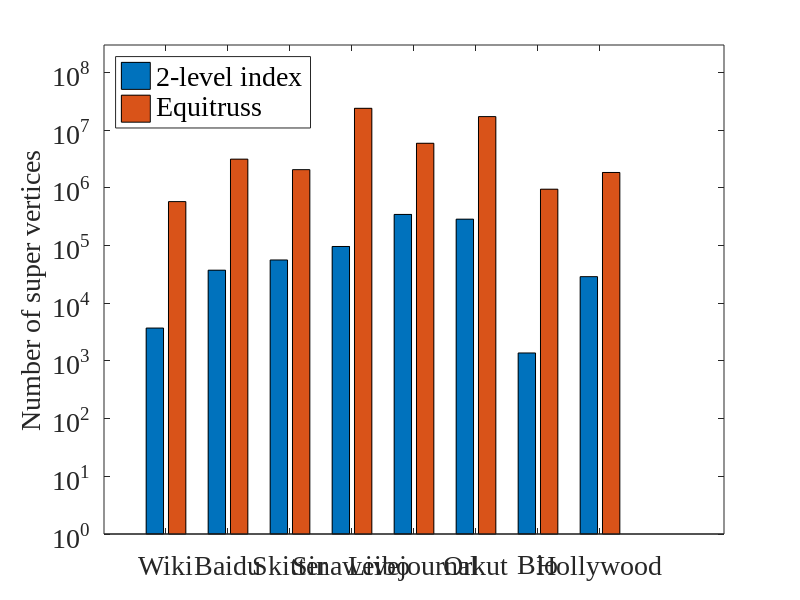

MATLAB code to generate this figure: (Note: this script raises an error after producing the figure.)
close all;
clear;
load('graphsize.mat');

title_string = {'Wiki' ...
    'Baidu' ...
    'Skitter' ...
    'Sinaweibo' ...
    'Livejournal' ...
    'Orkut' ...        
    'Bio'...
    'Hollywood'};

% Sequence on file:
% facebook, wiki, skitter, baidu, Livejournal, 
% orkut, sinaweibo, hollywood, bio
sequence = [2 4 3 7 5 6 9 8];
twolevelnodes_seq = [twolevelnodes(2), twolevelnodes(4), twolevelnodes(3), twolevelnodes(7),...
    twolevelnodes(5), twolevelnodes(6), twolevelnodes(9), twolevelnodes(8)];
equinodes_seq = [equinodes(2), equinodes(4), equinodes(3), equinodes(7),...
    equinodes(5), equinodes(6), equinodes(9), equinodes(8)];
twoleveledges_seq = [twoleveledges(2), twoleveledges(4), twoleveledges(3), twoleveledges(7),...
    twoleveledges(5), twoleveledges(6), twoleveledges(9), twoleveledges(8)];
equiedges_seq = [equiedges(2), equiedges(4), equiedges(3), equiedges(7),...
    equiedges(5), equiedges(6), equiedges(9), equiedges(8)];

figure(1);
h=bar([twolevelnodes_seq', equinodes_seq']);
%h(1).FaceColor = 'm';
% ybuff=2;
% for i=1:length(h)
%     XDATA=bsxfun(@plus, h(1).XData, [h.XOffset]');
%     YDATA=cat(1, h.YData);
%     for j=1:size(XDATA, 2)
%         x=XDATA(i,j);
%         y=YDATA(i,j);
%         if y > 1000000
%             scale=1000000;
%             unit='M';
%         elseif y > 1000
%             scale=1000;
%             unit='K';
%         else
%             scale=1;
%             unit='';
%         end
%         t=[num2str(y / scale, 3) ,unit];
%         text(x,y,t,'Color','k','HorizontalAlignment','left','Rotation',90,'FontSize',14)
%     end
% end

set(gca,'XTickLabel',title_string);
%set(gca,'Xlim',[0 10],'XTick',1:1:9,'XTickLabel',title_string);
set(gca,'Ylim',[1 300000000])
set(gca, 'YScale', 'log');
set(gca, 'Fontname', 'Times New Roman', 'Fontsize', 20);
ylabel_hand=ylabel('Number of super vertices');
set(ylabel_hand,'Fontname', 'Times New Roman', 'Fontsize', 20);
legend_hand = legend('2-level index','Equitruss');
set(legend_hand,'Fontname', 'Times New Roman', 'Fontsize', 20, 'Location', 'northwest');
xtickangle(45)

fig = gcf;
fig.PaperUnits = 'inches';
fig.PaperSize = [8 6];
fig.PaperPosition = [0 0 8 6];
print('super_node_compare.pdf', '-dpdf')

figure(2);
h=bar([twoleveledges_seq', equiedges_seq']);

% ybuff=2;
% for i=1:length(h)
%     XDATA=bsxfun(@plus, h(1).XData, [h.XOffset]');
%     YDATA=cat(1, h.YData);
%     for j=1:size(XDATA, 2)
%         x=XDATA(i,j);
%         y=YDATA(i,j);
%         if y > 1000000
%             scale=1000000;
%             unit='M';
%         elseif y > 1000
%             scale=1000;
%             unit='K';
%         else
%             scale=1;
%             unit='';
%         end
%         t=[num2str(y / scale, 3) ,unit];
%         text(x,y,t,'Color','k','HorizontalAlignment','left','Rotation',90,'FontSize',14)
%     end
% end

set(gca,'XTickLabel',title_string);
%set(gca,'Xlim',[0 10],'XTick',1:1:9,'XTickLabel',title_string);
set(gca,'Ylim',[1 1000000000])
set(gca, 'YScale', 'log');
set(gca, 'Fontname', 'Times New Roman', 'Fontsize', 20);
ylabel_hand=ylabel('Number of super edges');
set(ylabel_hand,'Fontname', 'Times New Roman', 'Fontsize', 20);
legend_hand = legend('2-level index','Equitruss');
set(legend_hand,'Fontname', 'Times New Roman', 'Fontsize', 20, 'Location', 'northwest');
xtickangle(45)

fig = gcf;
fig.PaperUnits = 'inches';
fig.PaperSize = [8 6];
fig.PaperPosition = [0 0 8 6];
print('super_edge_compare.pdf', '-dpdf')